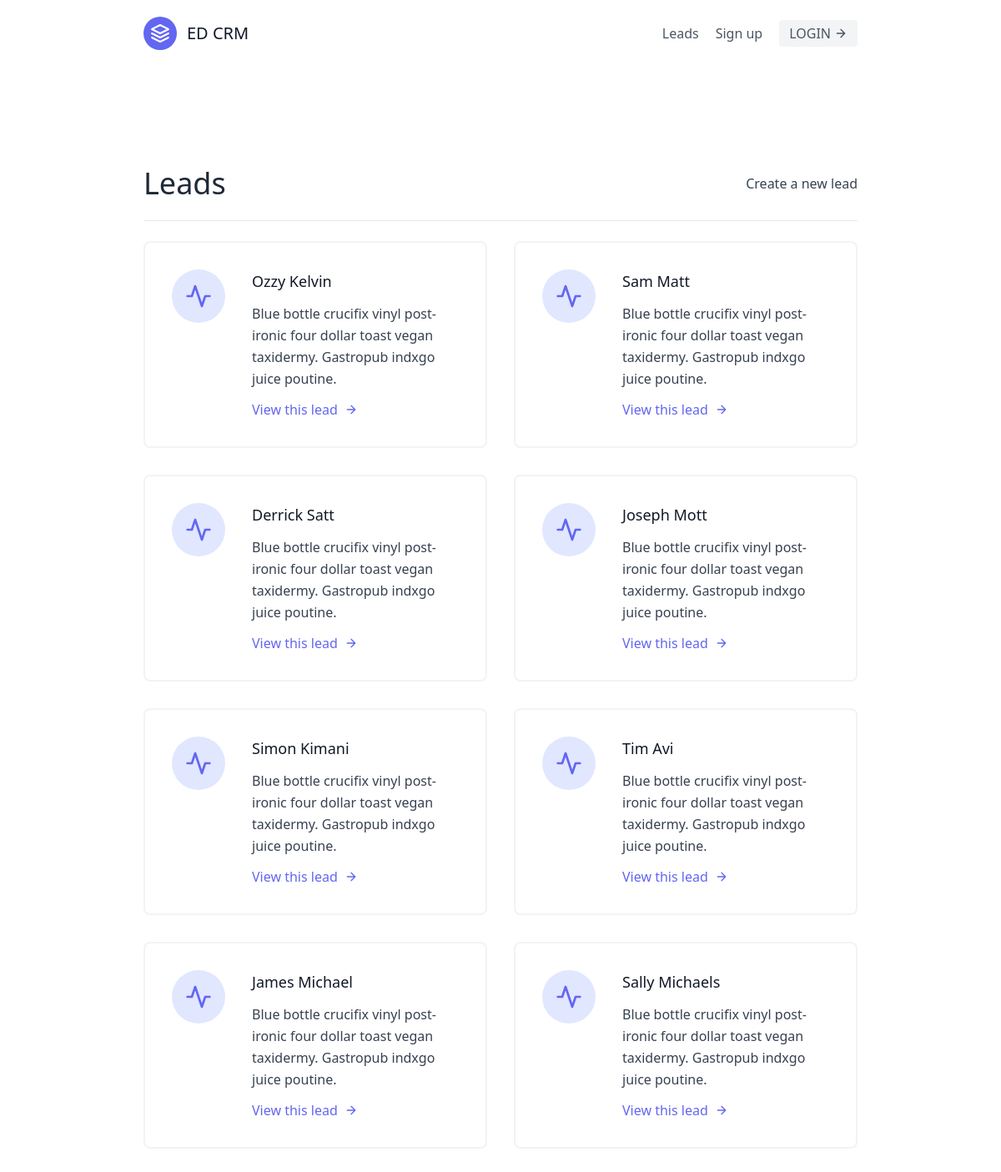
The page /leads/ on the database as committed earlier.
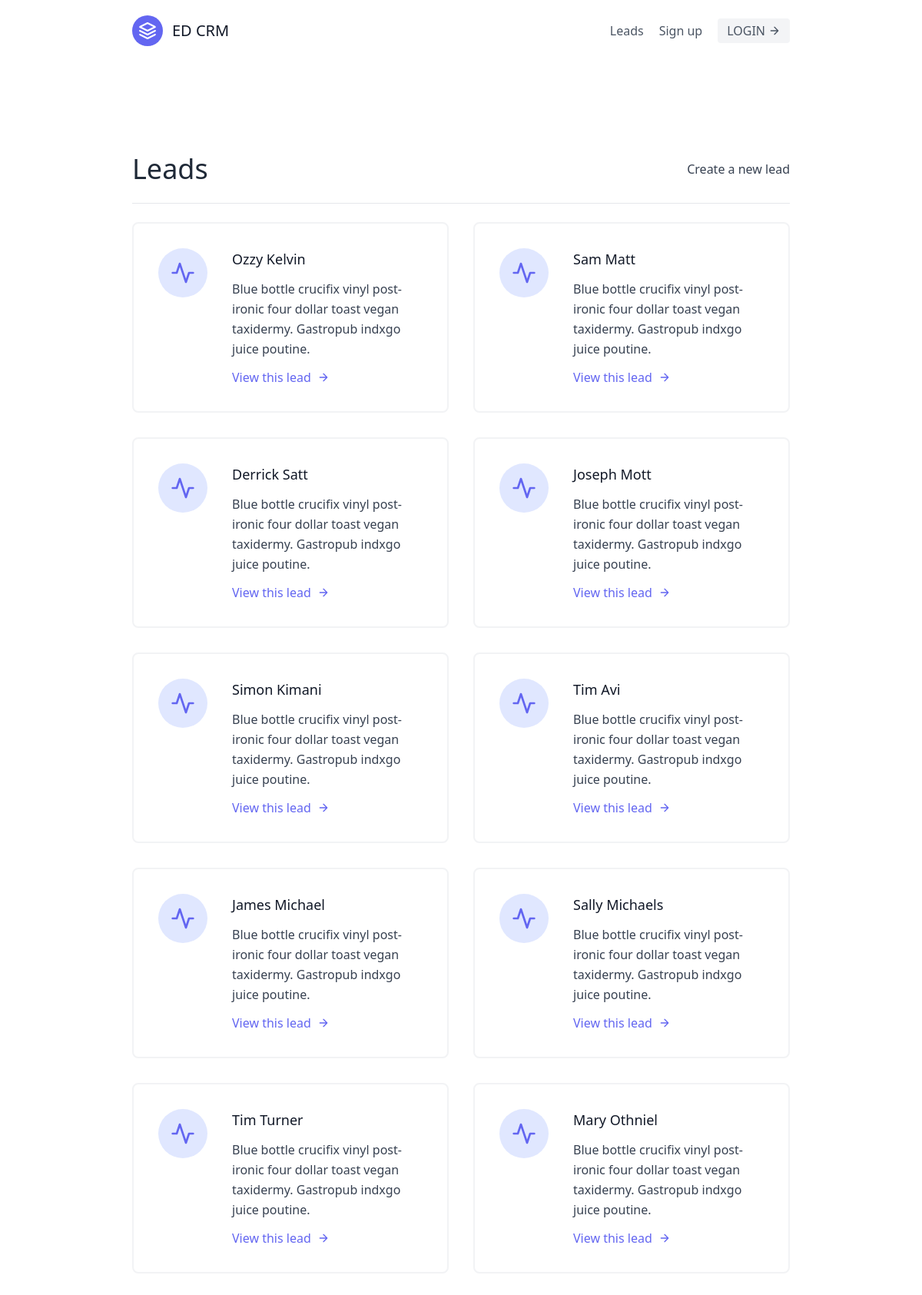
The same page on the database as committed later.
### leads/models.py (models this page shows, shortened)
class Lead(models.Model):
    first_name = models.CharField(max_length=20)
    last_name = models.CharField(max_length=20)
    age = models.IntegerField(default=0)
    agent = models.ForeignKey("Agent", on_delete=models.CASCADE)

### leads/views.py (the view)
# urls.py: path('', LeadListView.as_view(), name='lead-list'),
class LeadListView(ListView):
    template_name = "leads/lead_list.html"
    queryset = Lead.objects.all()
    context_object_name = "leads"

### leads/templates/leads/lead_list.html (shortened to what this page needs)
{% extends "base.html" %}
{% block content %}
<section class="text-gray-700 body-font">
  <div class="container px-5 py-24 mx-auto flex flex-wrap">
    <div class="w-full mb-6 py-6 flex justify-between items-center border-b border-gray-200">
        <div >
            <h1 class="text-4xl text-gray-800 ">Leads</h1>
        </div>
        <div>
        <a href="{% url 'leads:lead-create' %}" class="text-gray-5000 hover:text-blue-500">Create a new lead </a>
        </div>
    </div>
    <div class="flex flex-wrap -m-4">
        {% for lead in leads %}
        <div class="p-4 lg:w-1/2 md:w-full">
            <div class="flex border-2 rounded-lg border-gray-200 border-opacity-50 p-8 sm:flex-row flex-col">
                <div class="w-16 h-16 sm:mr-8 sm:mb-0 mb-4 inline-flex items-center justify-center rounded-full           bg-indigo-100 text-indigo-500 flex-shrink-0">
                    <svg fill="none" stroke="currentColor" stroke-linecap="round" stroke-linejoin="round"          stroke-width="2" class="w-8 h-8" viewBox="0 0 24 24">
                        <path d="M22 12h-4l-3 9L9 3l-3 9H2"></path>
                    </svg>
                </div>
            <div class="flex-grow">
            <h2 class="text-gray-900 text-lg title-font font-medium mb-3">{{ lead.first_name }} {{ lead.last_name }}</h2>
            <p class="leading-relaxed text-base">Blue bottle crucifix vinyl post-ironic four dollar toast vegan taxidermy. Gastropub indxgo juice poutine.</p>
            <a href=" {% url 'leads:lead-detail' lead.pk %}" class="mt-3 text-indigo-500 inline-flex items-center">View this lead
              <svg fill="none" stroke="currentColor" stroke-linecap="round" stroke-linejoin="round" stroke-width="2" class="w-4 h-4 ml-2" viewBox="0 0 24 24">
                <path d="M5 12h14M12 5l7 7-7 7"></path>
              </svg>
            </a>
          </div>
        </div>
    </div>
    {% endfor %}
    </div>
  </div>
</section>
{% endblock content  %}

### templates/base.html (shortened to what this page needs)
<!DOCTYPE html>
<html lang="en">
<head>
    <script src="https://cdn.tailwindcss.com"></script>
    <link rel="stylesheet" href="https://cdnjs.cloudflare.com/ajax/libs/tailwindcss/2.2.19/tailwind.min.css" />
    <link href="https://unpkg.com/tailwindcss@^2.2.7/dist/tailwind.min.css" rel="stylesheet">
</head>
<body>
    <div class="max-w-4xl mx-auto">
    {% include 'navbar.html' %}
    {% block content %}
    {% endblock content %}
    </div>
</body>
</html>

### templates/navbar.html (shortened to what this page needs)
<header class="text-gray-600 body-font">
  <div class="container mx-auto flex flex-wrap p-5 flex-col md:flex-row items-center">
    <a class="flex title-font font-medium items-center text-gray-900 mb-4 md:mb-0">
      <svg xmlns="http://www.w3.org/2000/svg" fill="none" stroke="currentColor" stroke-linecap="round" stroke-linejoin="round" stroke-width="2" class="w-10 h-10 text-white p-2 bg-indigo-500 rounded-full" viewBox="0 0 24 24">
        <path d="M12 2L2 7l10 5 10-5-10-5zM2 17l10 5 10-5M2 12l10 5 10-5"></path>
      </svg>
      <span class="ml-3 text-xl">ED CRM</span>
    </a>
    <nav class="md:ml-auto flex flex-wrap items-center text-base justify-center">
      <a href="{% url "leads:lead-list" %}" class="mr-5 hover:text-gray-900">Leads</a>
      <a href="#" class="mr-5 hover:text-gray-900">Sign up</a>
    </nav>
    <a href="#" class="inline-flex items-center bg-gray-100 border-0 py-1 px-3 focus:outline-none hover:bg-gray-200 rounded text-base mt-4 md:mt-0">LOGIN
      <svg fill="none" stroke="currentColor" stroke-linecap="round" stroke-linejoin="round" stroke-width="2" class="w-4 h-4 ml-1" viewBox="0 0 24 24">
        <path d="M5 12h14M12 5l7 7-7 7"></path>
      </svg></a>
  </div>
</header>

Rows that differ between the two databases and show on the page:
added Lead: first_name "Tim", last_name "Turner"
added Lead: first_name "Mary", last_name "Othniel"
